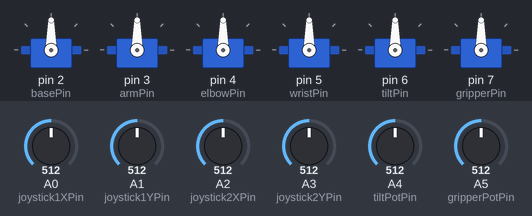
This sketch was run on a simulated Arduino Uno, built with avr-gcc and run on an emulated ATmega328P. On the bench: 6 × servo. The inputs (shaded band) are chosen by the test bench; at power-on: A0 (joystick1XPin) = 512, A4 (tiltPotPin) = 512, A5 (gripperPotPin) = 512, A1 (joystick1YPin) = 512, A2 (joystick2XPin) = 512, A3 (joystick2YPin) = 512.

Above: at 1.2 s.
1.3 s: A0 (joystick1XPin) set to 30
At 2.8 s:
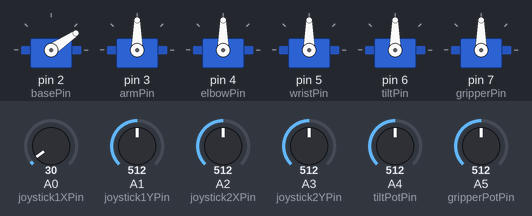
3.1 s: A4 (tiltPotPin) set to 716
At 3.9 s:
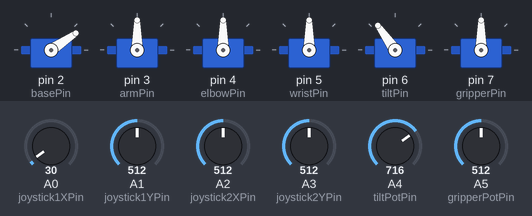
4.6 s: A5 (gripperPotPin) set to 716
At 5.1 s:
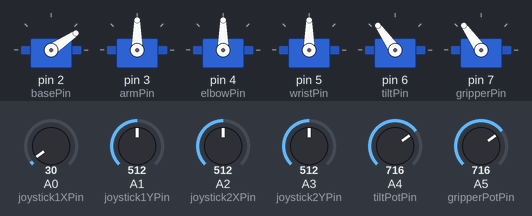
6.1 s: A1 (joystick1YPin) set to 992
At 7.6 s:
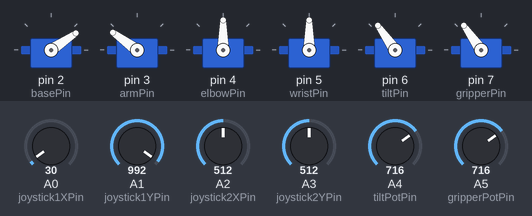
7.9 s: A2 (joystick2XPin) set to 992
At 9.1 s:
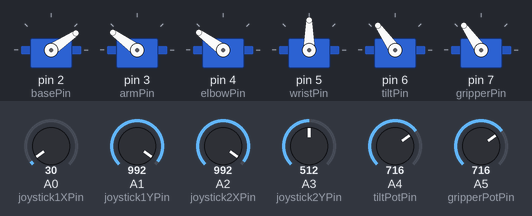
9.7 s: A3 (joystick2YPin) set to 992
At 10.5 s:
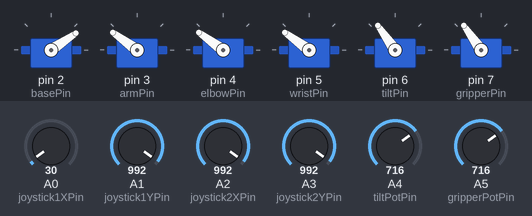
Timing chart, 0 to 12.5 s (numbered marks = the images above; inputs shaded):
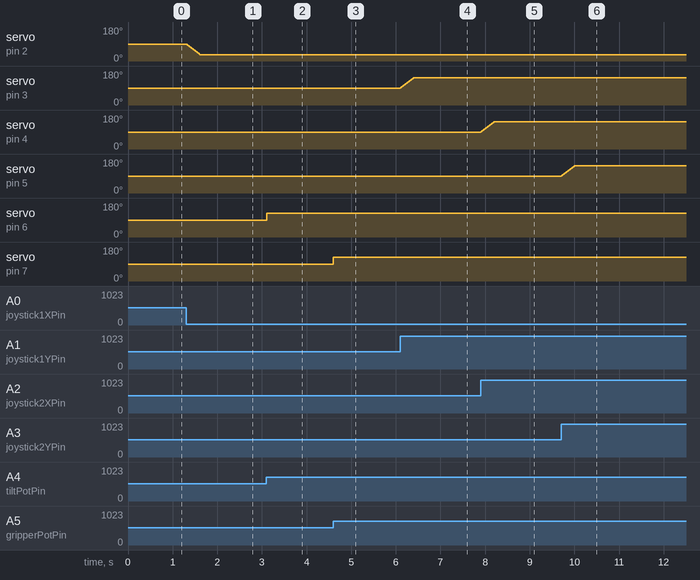

The sketch:

Robotic-Arm-v1.ino
```cpp
#include <Servo.h>

// Define servo objects for each joint
Servo baseServo;
Servo armServo;
Servo elbowServo;
Servo wristServo;
Servo tiltServo;
Servo gripperServo;

// Pin assignments for each servo
const int basePin = 2;
const int armPin = 3;
const int elbowPin = 4;
const int wristPin = 5;
const int tiltPin = 6;
const int gripperPin = 7;

// Input pins for joysticks, potentiometers
const int joystick1XPin = A0; // Joystick 1 X-axis (Base)
const int joystick1YPin = A1; // Joystick 1 Y-axis (Arm)
const int joystick2XPin = A2; // Joystick 2 X-axis (Elbow)
const int joystick2YPin = A3; // Joystick 2 Y-axis (Wrist rotation)
const int tiltPotPin = A4;    // Potentiometer for wrist tilt
const int gripperPotPin = A5; // Potentiometer for gripper control

// Initial servo angles
int baseAngle = 90;
int armAngle = 90;
int elbowAngle = 90;
int wristAngle = 90;
int tiltAngle = 90;
int gripperAngle = 90;

// Speed control variables
const int incrementDelay = 10;  // Milliseconds between each increment
const int stepSize = 2;         // How much to move the servo in each step

// Deadzone to avoid jittering
const int deadZone = 30;

void setup() {
  // Attach servos to their respective pins
  baseServo.attach(basePin);
  armServo.attach(armPin);
  elbowServo.attach(elbowPin);
  wristServo.attach(wristPin);
  tiltServo.attach(tiltPin);
  gripperServo.attach(gripperPin);

  // Set initial servo positions
  baseServo.write(baseAngle);
  armServo.write(armAngle);
  elbowServo.write(elbowAngle);
  wristServo.write(wristAngle);
  tiltServo.write(tiltAngle);
  gripperServo.write(gripperAngle);

  // Start serial communication for debugging
  Serial.begin(9600);
}

void loop() {
  // Read joystick values for base and arm control
  int joystick1X = analogRead(joystick1XPin);
  int joystick1Y = analogRead(joystick1YPin);

  // Read joystick values for elbow and wrist control
  int joystick2X = analogRead(joystick2XPin);
  int joystick2Y = analogRead(joystick2YPin);

  // Update base servo angle with a dead zone
  updateServo(baseServo, baseAngle, map(joystick1X, 0, 1023, 0, 180), stepSize);

  // Update arm servo angle with a dead zone
  updateServo(armServo, armAngle, map(joystick1Y, 0, 1023, 0, 180), stepSize);

  // Update elbow servo angle with a dead zone
  updateServo(elbowServo, elbowAngle, map(joystick2X, 0, 1023, 0, 180), stepSize);

  // Update wrist rotation angle with a dead zone
  updateServo(wristServo, wristAngle, map(joystick2Y, 0, 1023, 0, 180), stepSize);

  // Read potentiometer value and update wrist tilt servo
  tiltAngle = map(analogRead(tiltPotPin), 0, 1023, 0, 180);
  tiltServo.write(tiltAngle);

  // Read potentiometer value for gripper control and update gripper servo
  gripperAngle = map(analogRead(gripperPotPin), 0, 1023, 0, 180);
  gripperServo.write(gripperAngle);

  // Add a small delay to control the update speed
  delay(incrementDelay);
}

// Function to update servo position smoothly with a dead zone
void updateServo(Servo &servo, int &currentAngle, int targetAngle, int stepSize) {
  // Check if the difference between the current and target angle is greater than the dead zone
  if (abs(targetAngle - currentAngle) > deadZone) {
    // Move towards the target angle in steps
    if (targetAngle > currentAngle) {
      currentAngle = min(currentAngle + stepSize, targetAngle);
    } else if (targetAngle < currentAngle) {
      currentAngle = max(currentAngle - stepSize, targetAngle);
    }
    servo.write(currentAngle); // Update the servo position
  }
}
```

Measured:
- after the input at 1.3 s, servo on pin 2 (basePin): moves from 90° to 34° over 0.30 s, starting at once
- after the input at 3.1 s, servo on pin 6 (tiltPin): 90° → 125° at once
- after the input at 4.6 s, servo on pin 7 (gripperPin): 90° → 125° at once
- after the input at 6.1 s, servo on pin 3 (armPin): moves from 90° to 144° over 0.29 s, starting at once
- after the input at 7.9 s, servo on pin 4 (elbowPin): moves from 90° to 144° over 0.29 s, starting at once
- after the input at 9.7 s, servo on pin 5 (wristPin): moves from 90° to 144° over 0.29 s, starting at once
